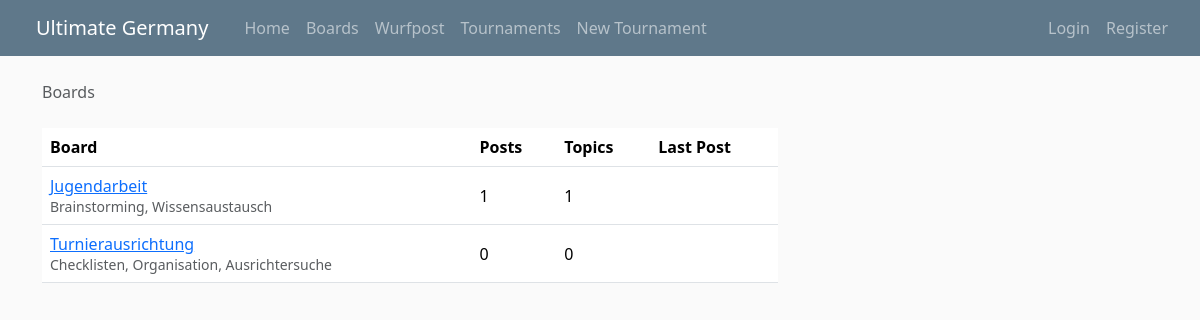
The app's page /boards/ with its own data.
### boards/models.py (models this page shows, shortened)
class Board(models.Model):
    name = models.CharField(max_length=30, unique=True)
    description = models.CharField(max_length=100)

### boards/views.py (the view)
# urls.py: path('', views.BoardsView.as_view(), name= "board-home"),
class BoardsView(ListView):
    model = Board
    template_name = 'boards/boards.html'
    context_object_name = 'boards'

### boards/templates/boards/boards.html (shortened to what this page needs)
{% extends 'base.html' %}
{% block breadcrumb %}
    <div class="container">
        <ol class="breadcrumb my-4">
            <li class="breadcrumb-item active">Boards</li>
        </ol>
    </div>
{% endblock %}
{% block content %}
  <table class="table">
    <thead class="thead-inverse">
      <tr>
        <th>Board</th>
        <th>Posts</th>
        <th>Topics</th>
        <th>Last Post</th>
      </tr>
    </thead>
    <tbody>
      {% for board in boards %}
        <tr>
          <td>
            <a href="{% url 'board_topics' board.pk %}">{{ board.name }}</a>
            <small class="text-muted d-block">{{ board.description }}</small>
          </td>
          <td class="align-middle">{{ board.topics.count }}</td>
          <td class="align-middle">{{ board.topics.count }}</td>
          <td></td>
        </tr>
      {% endfor %}
    </tbody>
  </table>
{% endblock %}

### static/main.css (style rules this page uses)
body { background: #fafafa; color: #333333; margin-top: 5rem; }
html { margin-left: calc(100vw - 100%); margin-right: 0; overflow: auto; overflow-y: scroll; }

### records on screen
Board: name "Jugendarbeit", description "Brainstorming, Wissensaustausch", topics.count "1"
Board: name "Turnierausrichtung", description "Checklisten, Organisation, Ausrichtersuche", topics.count "0"
